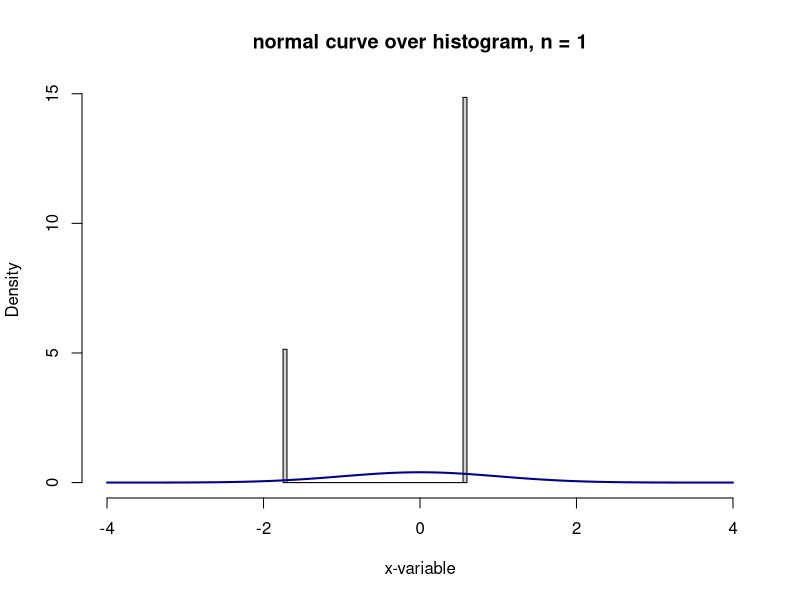
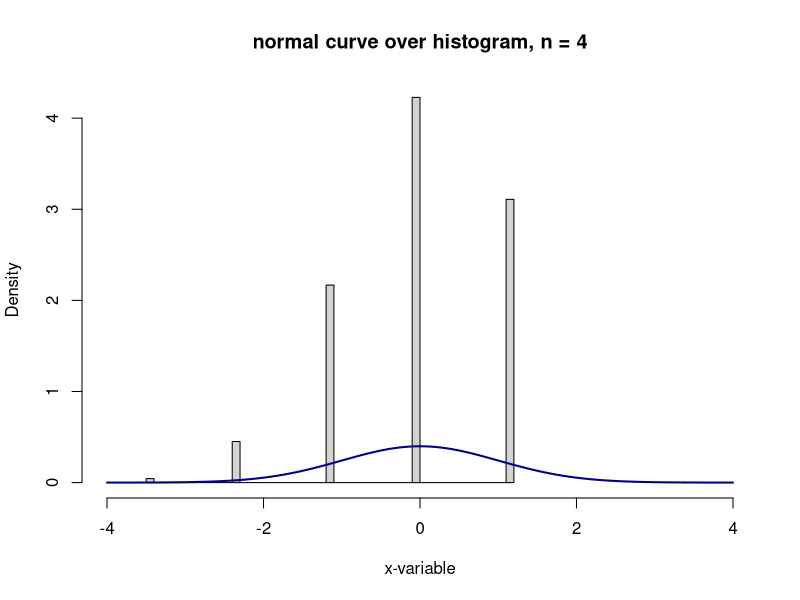
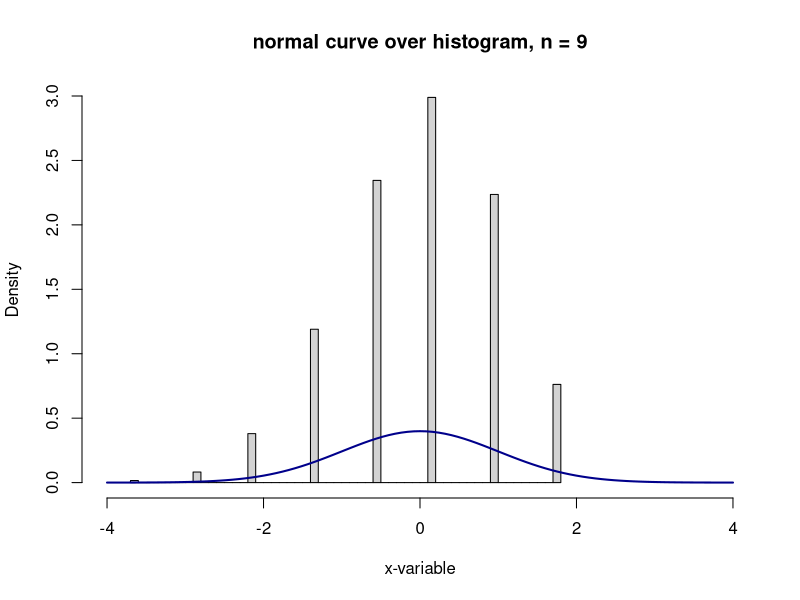
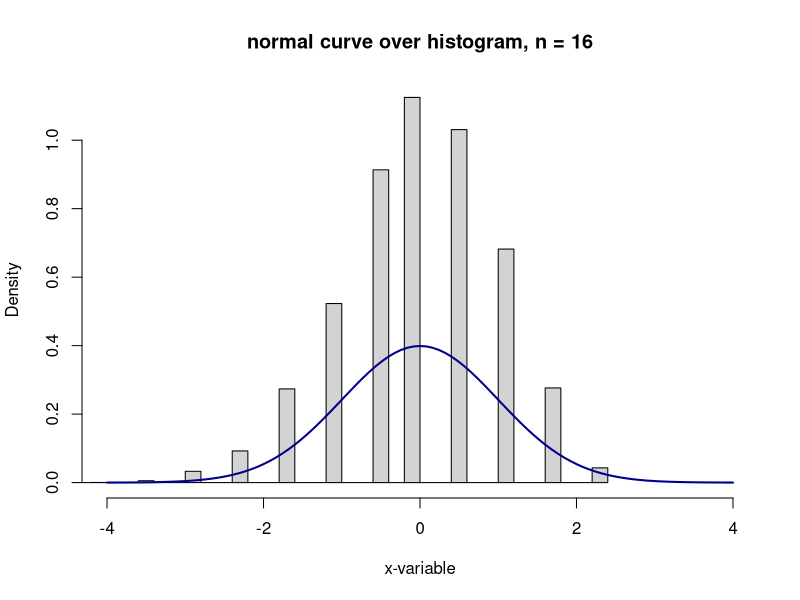
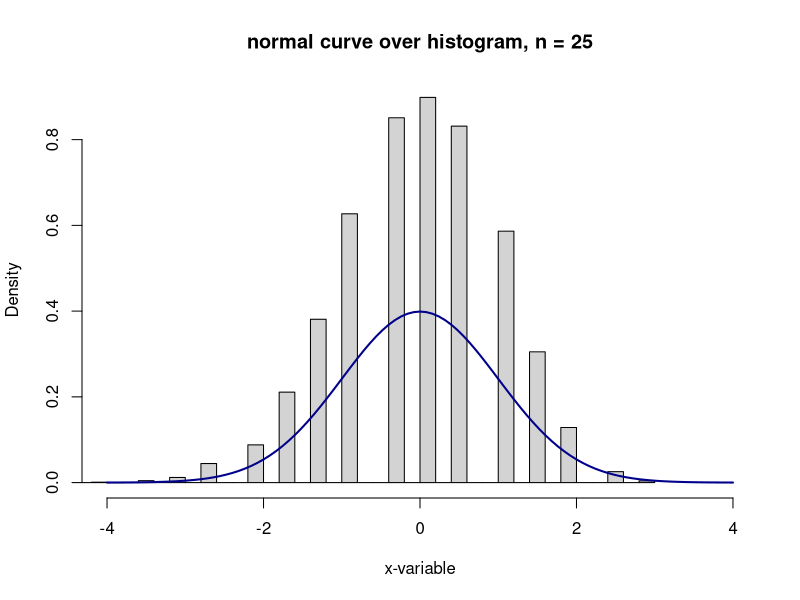
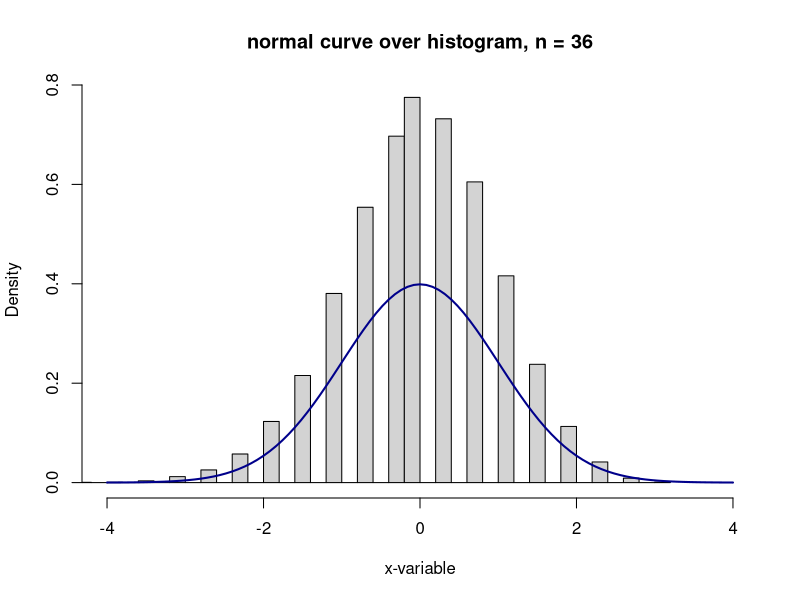
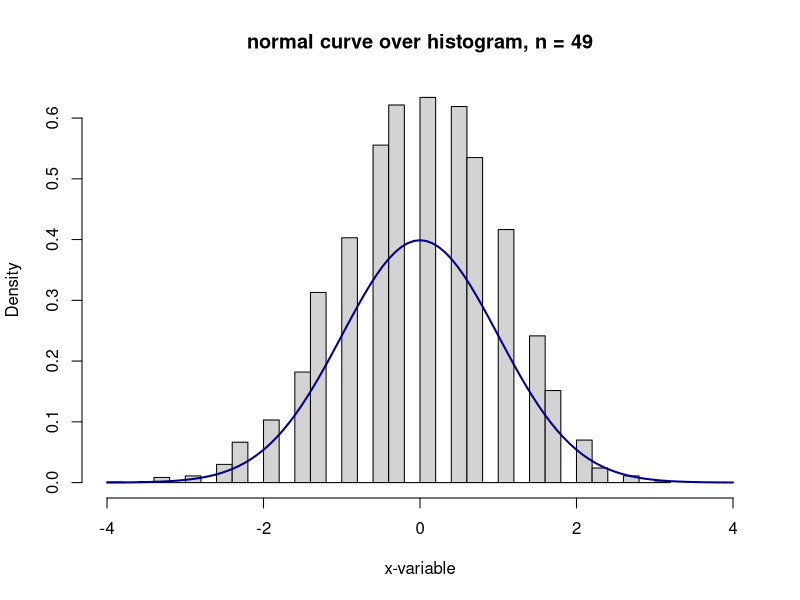
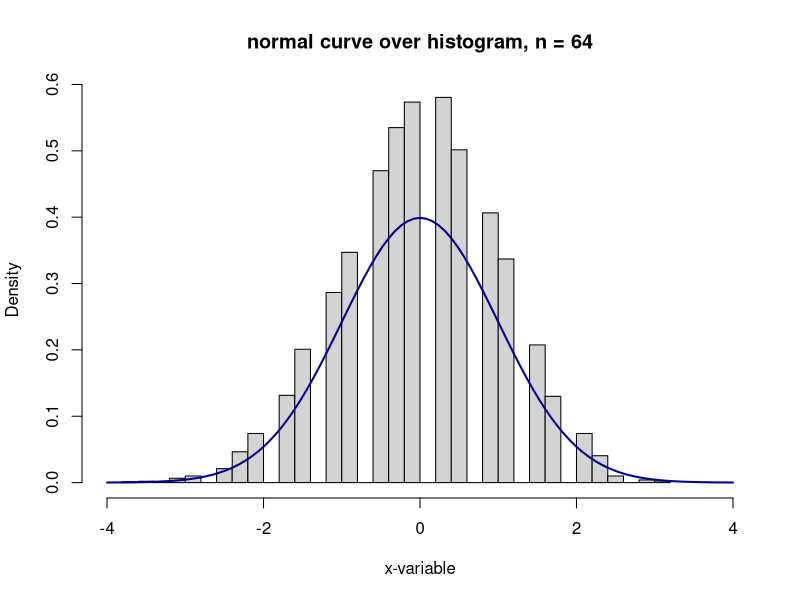

Generate these figures, in order, with R:
# Création d'un vecteur pour stocker les 10 000 moyennes normalisées
ms=numeric(10000);
# Définition des paramètres: p=probabilité de succès, x=séquence pour le tracé de la courbe normale
p=0.75; x=seq(-4,4,0.025);
# Boucle principale qui effectue 50 itérations avec taille d'échantillon croissante
for (j in(1:50)){
  # k = taille d'échantillon (j²), donc de 1 à 2500
  k=j*j;
  for (i in (1:10000)){
    # Calcul des paramètres théoriques d'une proportion: moyenne et écart-type
    sig=sqrt(p*(1-p)/k); mu=p;
    # Génération de k essais de Bernoulli, calcul de leur moyenne, 
    # puis normalisation: (moyenne-mu)/sigma
    ms[i]=(mean(rbinom(k,1,p))-mu)/sig
  }
  # Tracé de l'histogramme des moyennes normalisées
  hist(ms, breaks=41, xlab="x-variable", xlim=c(-4,4), prob=TRUE, main=sprintf("normal curve over histogram, n = %d",k))
  # Superposition de la courbe de densité normale standard N(0,1)
  curve(dnorm(x), col="darkblue", lwd=2, add=TRUE, yaxt="n")
}


# Définition de la séquence pour le tracé des courbes
x = seq(-5, 5, 0.025)

# Boucle principale qui effectue 50 itérations avec taille d'échantillon croissante
for (j in (1:50)) {
  # k = taille d'échantillon (j²), donc de 1 à 2500
  k = j*j
  for (i in (1:10000)) {
    # Génération de k variables Cauchy et calcul de leur moyenne
    ms[i] = mean(rcauchy(k))
  }
  # Pour éviter que les valeurs extrêmes ne déforment l'histogramme
  valid_range = ms > -5 & ms < 5
  # Tracé de l'histogramme des moyennes
  hist(ms[valid_range], breaks=41, xlab="x-variable", xlim=c(-5, 5),
       prob=TRUE, main=sprintf("Distribution des moyennes de Cauchy, n = %d", k))
  # Superposition de la courbe de densité normale standard N(0,1)
  curve(dnorm(x), col="darkblue", lwd=2, add=TRUE, yaxt="n")
  # Superposition de la courbe de densité Cauchy standard
  curve(dcauchy(x), col="darkred", lwd=2, add=TRUE, yaxt="n")
  # Légende
  legend("topright", legend=c("Normale N(0,1)", "Cauchy"),
         col=c("darkblue", "darkred"), lwd=2)
}